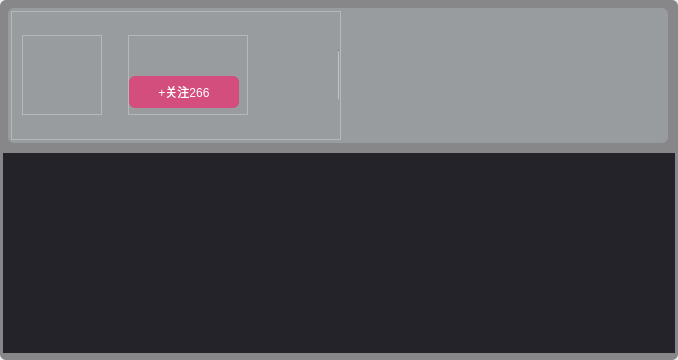
<?xml version="1.0" encoding="UTF-8"?>
<ui version="4.0">
 <class>AdvDialog</class>
 <widget class="QDialog" name="AdvDialog">
  <property name="geometry">
   <rect>
    <x>0</x>
    <y>0</y>
    <width>678</width>
    <height>360</height>
   </rect>
  </property>
  <property name="minimumSize">
   <size>
    <width>678</width>
    <height>360</height>
   </size>
  </property>
  <property name="maximumSize">
   <size>
    <width>678</width>
    <height>364</height>
   </size>
  </property>
  <property name="windowTitle">
   <string>Dialog</string>
  </property>
  <layout class="QVBoxLayout" name="verticalLayout_2">
   <property name="spacing">
    <number>0</number>
   </property>
   <property name="leftMargin">
    <number>0</number>
   </property>
   <property name="topMargin">
    <number>0</number>
   </property>
   <property name="rightMargin">
    <number>0</number>
   </property>
   <property name="bottomMargin">
    <number>0</number>
   </property>
   <item>
    <widget class="QFrame" name="frame_allbg">
     <property name="styleSheet">
      <string notr="true">#frame_allbg
{
border-radius: 6px;
border: 0px solid gray;
background-color: rgba(30, 28, 33,0.5);
}</string>
     </property>
     <layout class="QVBoxLayout" name="verticalLayout">
      <property name="spacing">
       <number>0</number>
      </property>
      <property name="leftMargin">
       <number>3</number>
      </property>
      <property name="topMargin">
       <number>3</number>
      </property>
      <property name="rightMargin">
       <number>3</number>
      </property>
      <property name="bottomMargin">
       <number>3</number>
      </property>
      <item>
       <widget class="QStackedWidget" name="stackedWidget_advswitch">
        <property name="minimumSize">
         <size>
          <width>580</width>
          <height>0</height>
         </size>
        </property>
        <property name="maximumSize">
         <size>
          <width>700</width>
          <height>16777215</height>
         </size>
        </property>
        <property name="styleSheet">
         <string notr="true">#stackedWidget_advswitch
{
background-color: transparent;
}</string>
        </property>
        <property name="currentIndex">
         <number>0</number>
        </property>
        <widget class="QWidget" name="page_next">
         <layout class="QVBoxLayout" name="verticalLayout_3">
          <property name="spacing">
           <number>5</number>
          </property>
          <property name="leftMargin">
           <number>0</number>
          </property>
          <property name="topMargin">
           <number>0</number>
          </property>
          <property name="rightMargin">
           <number>0</number>
          </property>
          <property name="bottomMargin">
           <number>0</number>
          </property>
          <item>
           <widget class="QFrame" name="frame_user">
            <property name="minimumSize">
             <size>
              <width>670</width>
              <height>145</height>
             </size>
            </property>
            <property name="maximumSize">
             <size>
              <width>670</width>
              <height>145</height>
             </size>
            </property>
            <property name="styleSheet">
             <string notr="true">#frame_user
{
margin: 5px;
border-radius: 6px;
background-color: rgba(171, 178, 183,0.5);
}

QToolButton
{
border: none;
color: white;
background-color: transparent;
}</string>
            </property>
            <property name="frameShape">
             <enum>QFrame::StyledPanel</enum>
            </property>
            <property name="frameShadow">
             <enum>QFrame::Raised</enum>
            </property>
            <layout class="QHBoxLayout" name="horizontalLayout_4">
             <property name="spacing">
              <number>0</number>
             </property>
             <property name="leftMargin">
              <number>3</number>
             </property>
             <property name="topMargin">
              <number>3</number>
             </property>
             <property name="rightMargin">
              <number>3</number>
             </property>
             <property name="bottomMargin">
              <number>3</number>
             </property>
             <item>
              <widget class="QFrame" name="frame_user_L">
               <property name="minimumSize">
                <size>
                 <width>330</width>
                 <height>0</height>
                </size>
               </property>
               <property name="maximumSize">
                <size>
                 <width>330</width>
                 <height>16777215</height>
                </size>
               </property>
               <property name="frameShape">
                <enum>QFrame::StyledPanel</enum>
               </property>
               <property name="frameShadow">
                <enum>QFrame::Raised</enum>
               </property>
               <layout class="QHBoxLayout" name="horizontalLayout_3">
                <property name="leftMargin">
                 <number>10</number>
                </property>
                <property name="topMargin">
                 <number>0</number>
                </property>
                <property name="rightMargin">
                 <number>0</number>
                </property>
                <property name="bottomMargin">
                 <number>0</number>
                </property>
                <item>
                 <widget class="QFrame" name="frame_header">
                  <property name="minimumSize">
                   <size>
                    <width>80</width>
                    <height>80</height>
                   </size>
                  </property>
                  <property name="maximumSize">
                   <size>
                    <width>80</width>
                    <height>80</height>
                   </size>
                  </property>
                  <property name="frameShape">
                   <enum>QFrame::StyledPanel</enum>
                  </property>
                  <property name="frameShadow">
                   <enum>QFrame::Raised</enum>
                  </property>
                  <layout class="QVBoxLayout" name="verticalLayout_5">
                   <property name="spacing">
                    <number>0</number>
                   </property>
                   <property name="leftMargin">
                    <number>0</number>
                   </property>
                   <property name="topMargin">
                    <number>0</number>
                   </property>
                   <property name="rightMargin">
                    <number>0</number>
                   </property>
                   <property name="bottomMargin">
                    <number>0</number>
                   </property>
                   <item>
                    <widget class="RoundLab" name="label_header">
                     <property name="styleSheet">
                      <string notr="true">#label_header
{
/*border-radius: 38px;*/
}</string>
                     </property>
                     <property name="text">
                      <string/>
                     </property>
                    </widget>
                   </item>
                  </layout>
                 </widget>
                </item>
                <item>
                 <widget class="QFrame" name="frame_userInfo">
                  <property name="minimumSize">
                   <size>
                    <width>140</width>
                    <height>80</height>
                   </size>
                  </property>
                  <property name="maximumSize">
                   <size>
                    <width>140</width>
                    <height>80</height>
                   </size>
                  </property>
                  <property name="styleSheet">
                   <string notr="true">#frame_userInfo
{
margin-left: 20px;
}</string>
                  </property>
                  <property name="frameShape">
                   <enum>QFrame::StyledPanel</enum>
                  </property>
                  <property name="frameShadow">
                   <enum>QFrame::Raised</enum>
                  </property>
                  <layout class="QVBoxLayout" name="verticalLayout_6">
                   <property name="spacing">
                    <number>0</number>
                   </property>
                   <property name="leftMargin">
                    <number>0</number>
                   </property>
                   <property name="topMargin">
                    <number>0</number>
                   </property>
                   <property name="rightMargin">
                    <number>0</number>
                   </property>
                   <property name="bottomMargin">
                    <number>0</number>
                   </property>
                   <item>
                    <widget class="QPushButton" name="pushButton_name">
                     <property name="minimumSize">
                      <size>
                       <width>110</width>
                       <height>32</height>
                      </size>
                     </property>
                     <property name="maximumSize">
                      <size>
                       <width>110</width>
                       <height>32</height>
                      </size>
                     </property>
                     <property name="styleSheet">
                      <string notr="true">QPushButton
{
border: none;
color: white;
font: 400 15px &quot;微软雅黑&quot;;
background-color: transparent;
}</string>
                     </property>
                     <property name="text">
                      <string/>
                     </property>
                    </widget>
                   </item>
                   <item>
                    <widget class="QPushButton" name="pushButton_userlike">
                     <property name="minimumSize">
                      <size>
                       <width>110</width>
                       <height>32</height>
                      </size>
                     </property>
                     <property name="maximumSize">
                      <size>
                       <width>110</width>
                       <height>32</height>
                      </size>
                     </property>
                     <property name="styleSheet">
                      <string notr="true">QPushButton
{
border: none;
color: white;
border-radius: 6px;
font: 400 15px &quot;微软雅黑&quot;;
background-color: rgba(212, 78, 125,1.0);
}

QPushButton:hover
{
background-color: rgba(212, 78, 125,0.7);
}</string>
                     </property>
                     <property name="text">
                      <string>+关注266</string>
                     </property>
                    </widget>
                   </item>
                  </layout>
                 </widget>
                </item>
                <item>
                 <spacer name="horizontalSpacer_3">
                  <property name="orientation">
                   <enum>Qt::Horizontal</enum>
                  </property>
                  <property name="sizeHint" stdset="0">
                   <size>
                    <width>79</width>
                    <height>20</height>
                   </size>
                  </property>
                 </spacer>
                </item>
                <item>
                 <layout class="QVBoxLayout" name="verticalLayout_7">
                  <item>
                   <spacer name="verticalSpacer_4">
                    <property name="orientation">
                     <enum>Qt::Vertical</enum>
                    </property>
                    <property name="sizeHint" stdset="0">
                     <size>
                      <width>20</width>
                      <height>17</height>
                     </size>
                    </property>
                   </spacer>
                  </item>
                  <item>
                   <widget class="QToolButton" name="toolButton_replay">
                    <property name="minimumSize">
                     <size>
                      <width>40</width>
                      <height>50</height>
                     </size>
                    </property>
                    <property name="maximumSize">
                     <size>
                      <width>40</width>
                      <height>50</height>
                     </size>
                    </property>
                    <property name="styleSheet">
                     <string notr="true">QToolButton
{
border: none;
background-color: transparent;
}</string>
                    </property>
                    <property name="text">
                     <string/>
                    </property>
                   </widget>
                  </item>
                  <item>
                   <spacer name="verticalSpacer_3">
                    <property name="orientation">
                     <enum>Qt::Vertical</enum>
                    </property>
                    <property name="sizeHint" stdset="0">
                     <size>
                      <width>20</width>
                      <height>17</height>
                     </size>
                    </property>
                   </spacer>
                  </item>
                 </layout>
                </item>
                <item>
                 <spacer name="horizontalSpacer_6">
                  <property name="orientation">
                   <enum>Qt::Horizontal</enum>
                  </property>
                  <property name="sizeType">
                   <enum>QSizePolicy::Fixed</enum>
                  </property>
                  <property name="sizeHint" stdset="0">
                   <size>
                    <width>12</width>
                    <height>20</height>
                   </size>
                  </property>
                 </spacer>
                </item>
               </layout>
              </widget>
             </item>
             <item>
              <widget class="Line" name="line">
               <property name="minimumSize">
                <size>
                 <width>1</width>
                 <height>50</height>
                </size>
               </property>
               <property name="maximumSize">
                <size>
                 <width>1</width>
                 <height>50</height>
                </size>
               </property>
               <property name="styleSheet">
                <string notr="true">#line
{
background-color: #a8a9ab;
}</string>
               </property>
               <property name="orientation">
                <enum>Qt::Vertical</enum>
               </property>
              </widget>
             </item>
             <item>
              <widget class="QFrame" name="frame_user_R">
               <property name="minimumSize">
                <size>
                 <width>330</width>
                 <height>90</height>
                </size>
               </property>
               <property name="maximumSize">
                <size>
                 <width>330</width>
                 <height>90</height>
                </size>
               </property>
               <property name="styleSheet">
                <string notr="true">#frame_user_R
{
border: 0px solid gray;
border-left-width: 0px;
}</string>
               </property>
               <property name="frameShape">
                <enum>QFrame::StyledPanel</enum>
               </property>
               <property name="frameShadow">
                <enum>QFrame::Raised</enum>
               </property>
               <layout class="QHBoxLayout" name="horizontalLayout_2">
                <property name="spacing">
                 <number>6</number>
                </property>
                <property name="leftMargin">
                 <number>0</number>
                </property>
                <property name="topMargin">
                 <number>0</number>
                </property>
                <property name="rightMargin">
                 <number>0</number>
                </property>
                <property name="bottomMargin">
                 <number>0</number>
                </property>
                <item>
                 <widget class="QToolButton" name="toolButton_like">
                  <property name="minimumSize">
                   <size>
                    <width>40</width>
                    <height>50</height>
                   </size>
                  </property>
                  <property name="maximumSize">
                   <size>
                    <width>40</width>
                    <height>50</height>
                   </size>
                  </property>
                  <property name="styleSheet">
                   <string notr="true"/>
                  </property>
                  <property name="text">
                   <string/>
                  </property>
                 </widget>
                </item>
                <item>
                 <widget class="QToolButton" name="toolButton_toubi">
                  <property name="minimumSize">
                   <size>
                    <width>40</width>
                    <height>50</height>
                   </size>
                  </property>
                  <property name="maximumSize">
                   <size>
                    <width>40</width>
                    <height>50</height>
                   </size>
                  </property>
                  <property name="styleSheet">
                   <string notr="true"/>
                  </property>
                  <property name="text">
                   <string/>
                  </property>
                 </widget>
                </item>
                <item>
                 <widget class="QToolButton" name="toolButton_collect">
                  <property name="minimumSize">
                   <size>
                    <width>40</width>
                    <height>50</height>
                   </size>
                  </property>
                  <property name="maximumSize">
                   <size>
                    <width>40</width>
                    <height>50</height>
                   </size>
                  </property>
                  <property name="styleSheet">
                   <string notr="true"/>
                  </property>
                  <property name="text">
                   <string/>
                  </property>
                 </widget>
                </item>
                <item>
                 <widget class="QToolButton" name="toolButton_cache">
                  <property name="minimumSize">
                   <size>
                    <width>40</width>
                    <height>50</height>
                   </size>
                  </property>
                  <property name="maximumSize">
                   <size>
                    <width>40</width>
                    <height>50</height>
                   </size>
                  </property>
                  <property name="styleSheet">
                   <string notr="true"/>
                  </property>
                  <property name="text">
                   <string/>
                  </property>
                 </widget>
                </item>
                <item>
                 <widget class="QToolButton" name="toolButton_relay">
                  <property name="minimumSize">
                   <size>
                    <width>40</width>
                    <height>50</height>
                   </size>
                  </property>
                  <property name="maximumSize">
                   <size>
                    <width>40</width>
                    <height>50</height>
                   </size>
                  </property>
                  <property name="styleSheet">
                   <string notr="true"/>
                  </property>
                  <property name="text">
                   <string/>
                  </property>
                 </widget>
                </item>
                <item>
                 <spacer name="horizontalSpacer_4">
                  <property name="orientation">
                   <enum>Qt::Horizontal</enum>
                  </property>
                  <property name="sizeType">
                   <enum>QSizePolicy::Fixed</enum>
                  </property>
                  <property name="sizeHint" stdset="0">
                   <size>
                    <width>10</width>
                    <height>20</height>
                   </size>
                  </property>
                 </spacer>
                </item>
               </layout>
              </widget>
             </item>
            </layout>
           </widget>
          </item>
          <item>
           <widget class="QFrame" name="frame_list">
            <property name="minimumSize">
             <size>
              <width>0</width>
              <height>200</height>
             </size>
            </property>
            <property name="maximumSize">
             <size>
              <width>16777215</width>
              <height>200</height>
             </size>
            </property>
            <property name="styleSheet">
             <string notr="true">#frame_list
{
border: none;
background-color: rgb(36, 35, 41);
}</string>
            </property>
            <property name="frameShape">
             <enum>QFrame::StyledPanel</enum>
            </property>
            <property name="frameShadow">
             <enum>QFrame::Raised</enum>
            </property>
            <layout class="QVBoxLayout" name="verticalLayout_4">
             <property name="spacing">
              <number>0</number>
             </property>
             <property name="leftMargin">
              <number>0</number>
             </property>
             <property name="topMargin">
              <number>0</number>
             </property>
             <property name="rightMargin">
              <number>0</number>
             </property>
             <property name="bottomMargin">
              <number>0</number>
             </property>
             <item>
              <widget class="QListWidget" name="listWidget_userlist">
               <property name="styleSheet">
                <string notr="true">QListWidget
{
border: none;
background-color: transparent;
}

QListWidget::item
{
color: transparent;
margin: 3px 4px 3px 3px;
background-color: transparent;
}

QListWidget::item:selected
{
background-color: transparent;
}

QListWidget::item:hover
{
background-color: transparent;
}</string>
               </property>
              </widget>
             </item>
            </layout>
           </widget>
          </item>
          <item>
           <spacer name="verticalSpacer">
            <property name="orientation">
             <enum>Qt::Vertical</enum>
            </property>
            <property name="sizeHint" stdset="0">
             <size>
              <width>20</width>
              <height>40</height>
             </size>
            </property>
           </spacer>
          </item>
         </layout>
        </widget>
        <widget class="QWidget" name="page_adv"/>
       </widget>
      </item>
     </layout>
    </widget>
   </item>
  </layout>
 </widget>
 <customwidgets>
  <customwidget>
   <class>RoundLab</class>
   <extends>QLabel</extends>
   <header>customer/RoundLab.h</header>
  </customwidget>
 </customwidgets>
 <resources/>
 <connections/>
</ui>
